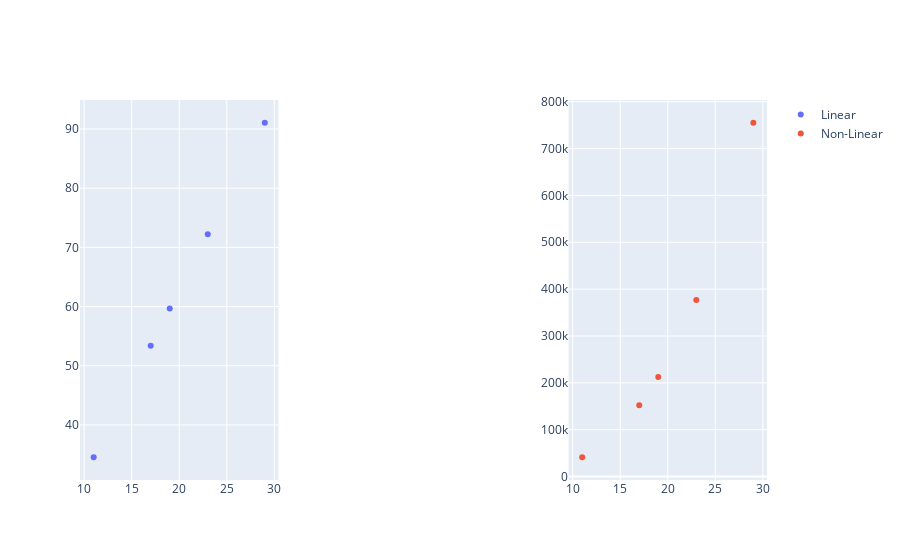
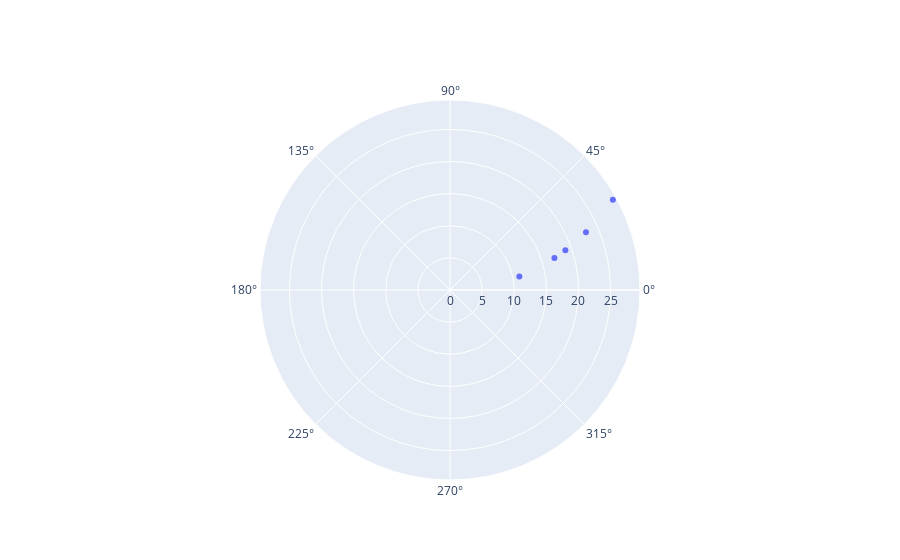

Here is the notebook cell these charts were saved with, in order:
### Markdown cell above
Galois recall the last activity of Group theory, where we know about how to generalize function as 
$\mathcal{S}_{1} \rightarrow \mathcal{S}_{2}$. Recall, we have the first Galois's equation from Fire's dream (Act 1), given as a polynormial
\begin{equation}
    f(z) = 1 + z + z^2 +z^3
\end{equation}

Each of $z$ in Fire dream is a scalar in $\mathbb{R}$. Because Galois and Ice now are in a team of two element, we have to extend $z$ in to two-dimensional vector so that we can represent the spin web. From act 2, we have the mapping presented by $\mathbb{R} \rightarrow \mathbb{R}^2$. Now, we present the two-dimensional vector $z$ in bold for multi-dimensional vectors. In the most simpliest case. Galois open his G.A.I.A and plot:

### Code cell
import matplotlib as plt
import plotly.graph_objects as go
from plotly.subplots import make_subplots
# Declare your package
import numpy as np #Use for Array Manipulation, Transformation
import pandas as pd #Use for DataFrame Process

day = np.array([1,3,5,7,11]).astype('int') # The Integer
n_item = np.array([11,23,19,17,29]).astype('float') #The Real Number

def y_sale(n_item, nest_price = 3.14):
    '''
    y_sale: is the random varible that we want to compute in the targeted column
    '''
    y = n_item*3.14
    return y
print(y_sale(n_item))

# Create a figure with four subplots arranged in a 2x2 grid
fig_l = make_subplots(rows=1, cols=3)
# Add scatter plots to each subplot
fig_l.add_trace(go.Scatter(x=n_item, y=y_sale(n_item), mode='markers', name = 'Linear'), row=1, col=1)
fig_l.add_trace(go.Scatter(x=n_item, y=y_sale(n_item)**3, mode='markers', name = 'Non-Linear'), row=1, col=3)
fig_nl = go.Figure(go.Scatterpolar(r=n_item, theta=n_item, mode='markers', name = 'A Polar Jump'))
# Show the figure
fig_l.show()
fig_nl.show()

### Figure 1 — Plotly figure (JSON) as saved in the notebook; plotly's stock layout.template omitted (floating-point values rounded to 4 significant figures)
{"data": [{"mode": "markers", "name": "Linear", "type": "scatter", "x": [11, 23, 19, 17, 29], "xaxis": "x", "y": [34.54, 72.22, 59.66, 53.38, 91.06], "yaxis": "y"}, {"mode": "markers", "name": "Non-Linear", "type": "scatter", "x": [11, 23, 19, 17, 29], "xaxis": "x3", "y": [41210.0, 376700.0, 212300.0, 152100.0, 755100.0], "yaxis": "y3"}], "layout": {"xaxis": {"anchor": "y", "domain": [0, 0.2889]}, "xaxis2": {"anchor": "y2", "domain": [0.3556, 0.6444]}, "xaxis3": {"anchor": "y3", "domain": [0.7111, 1]}, "yaxis": {"anchor": "x", "domain": [0, 1]}, "yaxis2": {"anchor": "x2", "domain": [0, 1]}, "yaxis3": {"anchor": "x3", "domain": [0, 1]}}}

### Figure 2 — Plotly figure (JSON) as saved in the notebook; plotly's stock layout.template omitted (floating-point values rounded to 4 significant figures)
{"data": [{"mode": "markers", "name": "A Polar Jump", "r": [11, 23, 19, 17, 29], "theta": [11, 23, 19, 17, 29], "type": "scatterpolar"}], "layout": {}}
